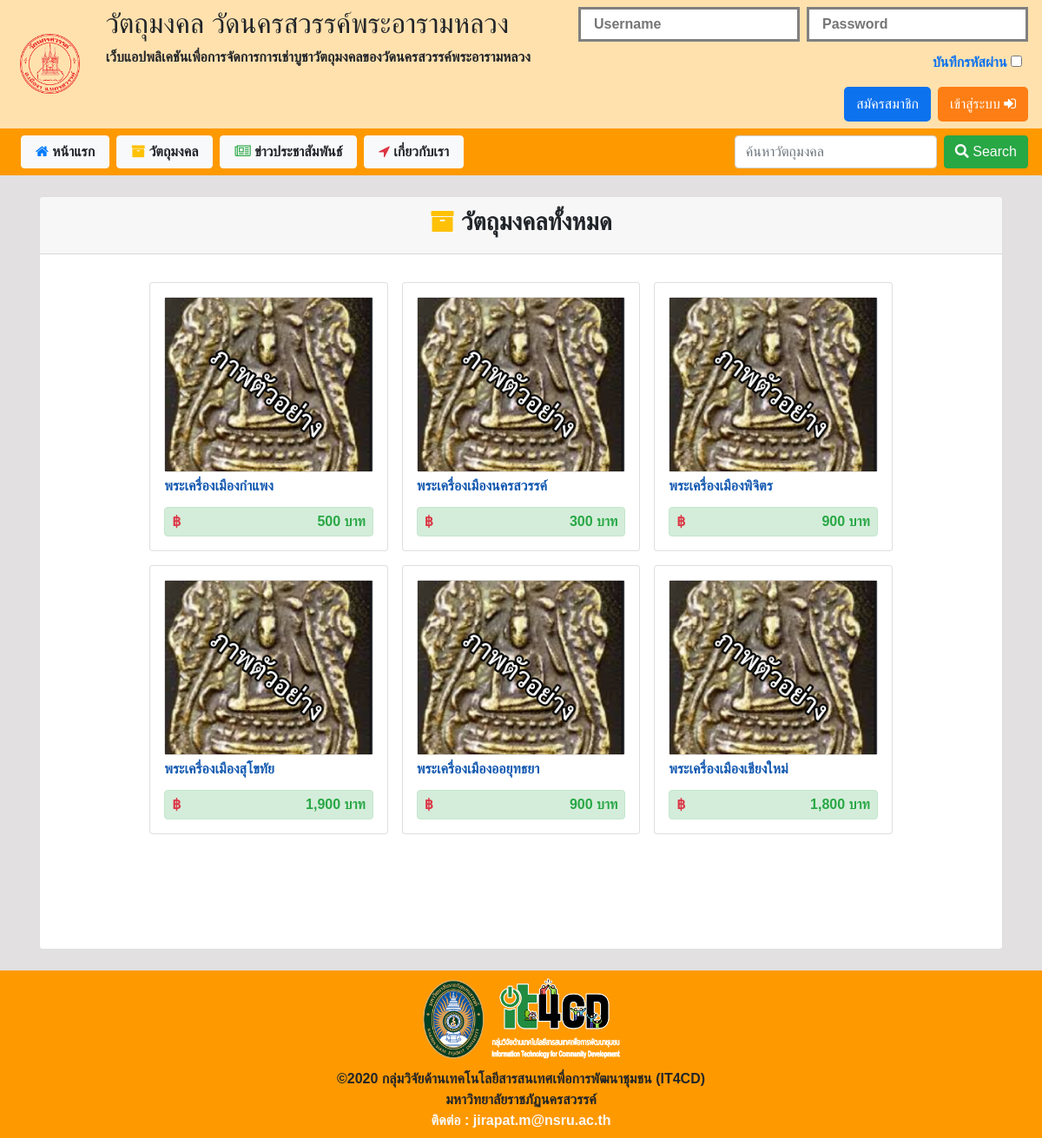
Before: /index.php?p=sacredOb with the older database file.
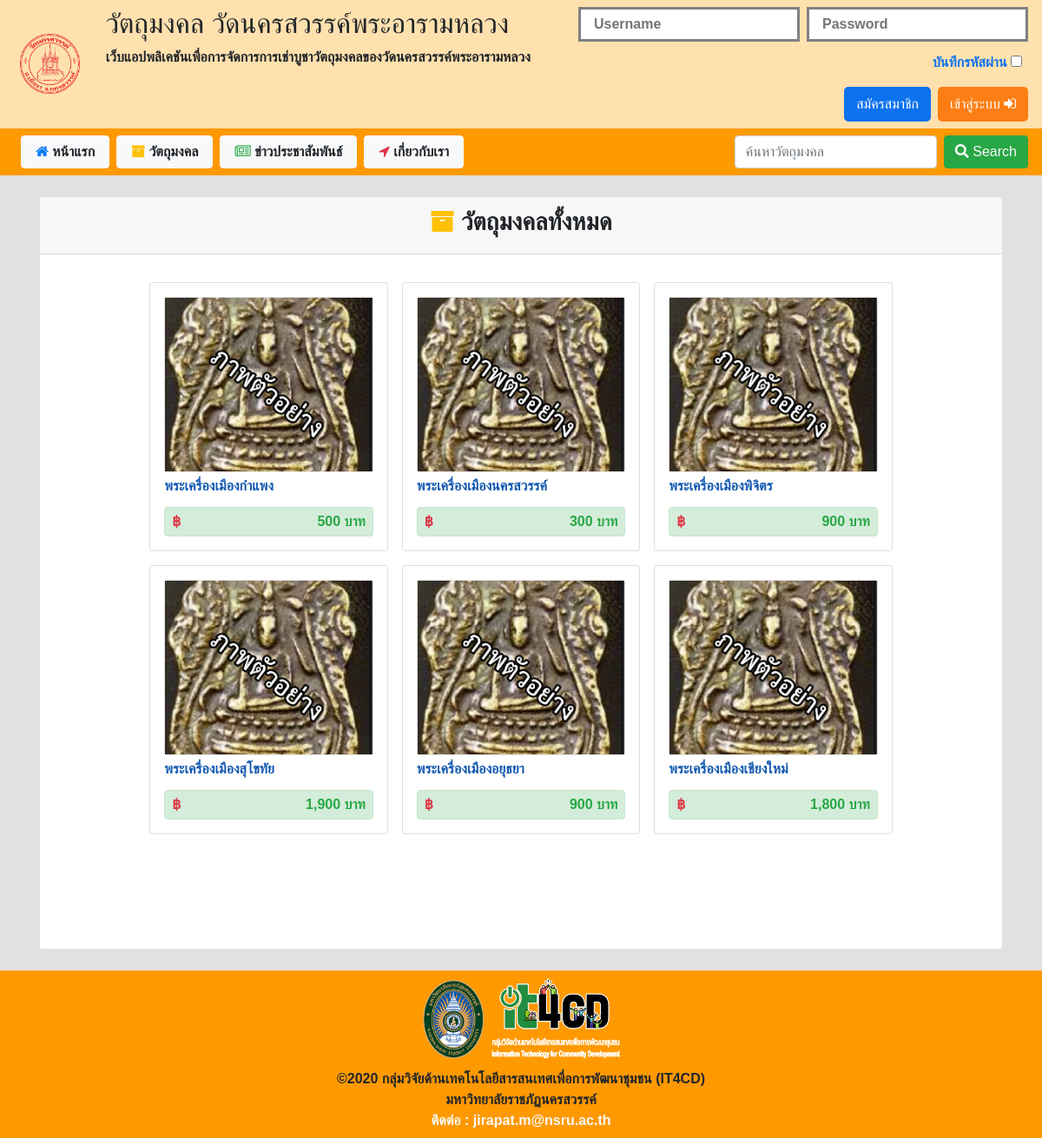
After: the same page with the newer database file.
### tables this page shows
CREATE TABLE `product` (
  `id_product` int(10) NOT NULL,
  `product_name` varchar(50) NOT NULL,
  `product_type` varchar(50) NOT NULL,
  `product_des` varchar(100) NOT NULL,
  `product_price` varchar(6) NOT NULL,
  `product_qty` varchar(5) NOT NULL,
  `product_cover` varchar(50) NOT NULL,
  `date_create` timestamp NOT NULL DEFAULT current_timestamp() ON UPDATE current_timestamp()
);

### function.php (called while the page is built, shortened)
<?php
        class DB_conn{
            function __construct(){
                $conn = mysqli_connect(DB_server, DB_user, DB_password, DB_name);
                $this->dbcon = $conn;
            }
                }
                class shopSacredObj extends DB_conn{
                    public function runQuery($query){
                        $reS = mysqli_query($this->dbcon, $query);
                        return $reS;
                    }
                }
?>

### include_for_p/sacred_object.php (the view, shortened to what the changed rows need)
<?php
    $sacredSelectAll = new shopSacredObj();
?>
<div class="container mt-4 mb-4">
    <div class="card">
        <div class="card-body pt-4 min-vh-100">
            <div class="row d-flex justify-content-center">
                <?php
                if(isset($_POST['search']) && !empty($_POST['search'])){
                        $SearchSObj = $_POST['search'];
                        $sqlSearch = $sacredSelectAll->runQuery("SELECT * FROM product WHERE product_name LIKE '%$SearchSObj%' ");
                        if($sqlSearch){
                            $row = mysqli_num_rows($sqlSearch);
                            if($row < 1){
                                ?>
                                <h5 class="textbill-primary font-weight-bold">
                                    <?php echo"ไม่พบวัตถุมงคล ' $SearchSObj ' ที่ท่านค้นหา"; ?>
                                </h5>
                                <?php
                            }else{
                            ?>
                            <div class=" pl-5 pr-5 col-md-12 alert alert-primary">
                                <text class="font-weight-bold">ผลการค้นหา : </text><text class="text-secondary"><?php echo $SearchSObj;?></text>
                            </div>
                            <?php
                                while($fetchSeach = mysqli_fetch_array($sqlSearch)){
                                    ?>
                <div class="card col-md-3 m-2 p-3">
                    <a class="card" href="index.php?p=readSacredObj&id4readSacredObj=<?php echo $fetchSeach['id_product']; ?>">
                        <img id="picSize" src="image/product/<?php echo $fetchSeach['product_cover']; ?>"
                            title="คลิกเพื่อดูรายละเอียดวัตถุมงคล">
                    </a>
                    <div>
                        <p class="mb-1 mt-1" id="name_shop_card"><?php echo $fetchSeach['product_name']; ?></p>
                    </div>
                    <div class="alert alert-success p-0 pr-2 pl-2 mb-0 mt-2">
                        <strong class="d-flex d-inline">
                            <p class="mb-1 mt-1 text-right text-danger">
                                ฿
                            </p>
                            <p class="mb-1 mt-1 text-right text-success" id="name_shop_card">
                                <?php echo number_format($fetchSeach['product_price']); ?>
                                บาท
                            </p>
                        </strong>
                    </div>
                </div>
                <?php
                                }
                            }
                        }else{
                            echo"Can't Search data";
                        }
                    }else{
                        ?>
                <?php
                    $sql = $sacredSelectAll->runQuery("SELECT * FROM product ORDER BY id_product");
                    if($sql){
                        while( $fetchArray = mysqli_fetch_array($sql)){
                            ?>
                <div class="card col-md-3 m-2 p-3">
                    <a class="card" href="index.php?p=readSacredObj&id4readSacredObj=<?php echo $fetchArray['id_product']; ?>">
                        <img id="picSize" src="image/product/<?php echo $fetchArray['product_cover']; ?>"
                            title="คลิกเพื่อดูรายละเอียดวัตถุมงคล">
                    </a>
                    <div>
                        <p class="mb-1 mt-1" id="name_shop_card"><?php echo $fetchArray['product_name']; ?></p>
                    </div>
                    <div class="alert alert-success p-0 pr-2 pl-2 mb-0 mt-2">
                        <strong class="d-flex d-inline">
                            <p class="mb-1 mt-1 text-right text-danger">
                                ฿
                            </p>
                            <p class="mb-1 mt-1 text-right text-success" id="name_shop_card">
                                <?php echo number_format($fetchArray['product_price']); ?>
                                บาท
                            </p>
                        </strong>
                    </div>
                </div>
                <?php
                        }
                    }else{
                        ?>
                <script>
                alert("Can't SQL");
                </script>
                <?php
                    }
                    }
                    ?>
            </div>
        </div>
    </div>
</div>

Changed rows visible on the page:
changed product: product_name "พระเครื่องเมืองออยุทธยา" → "พระเครื่องเมืองอยุธยา"
